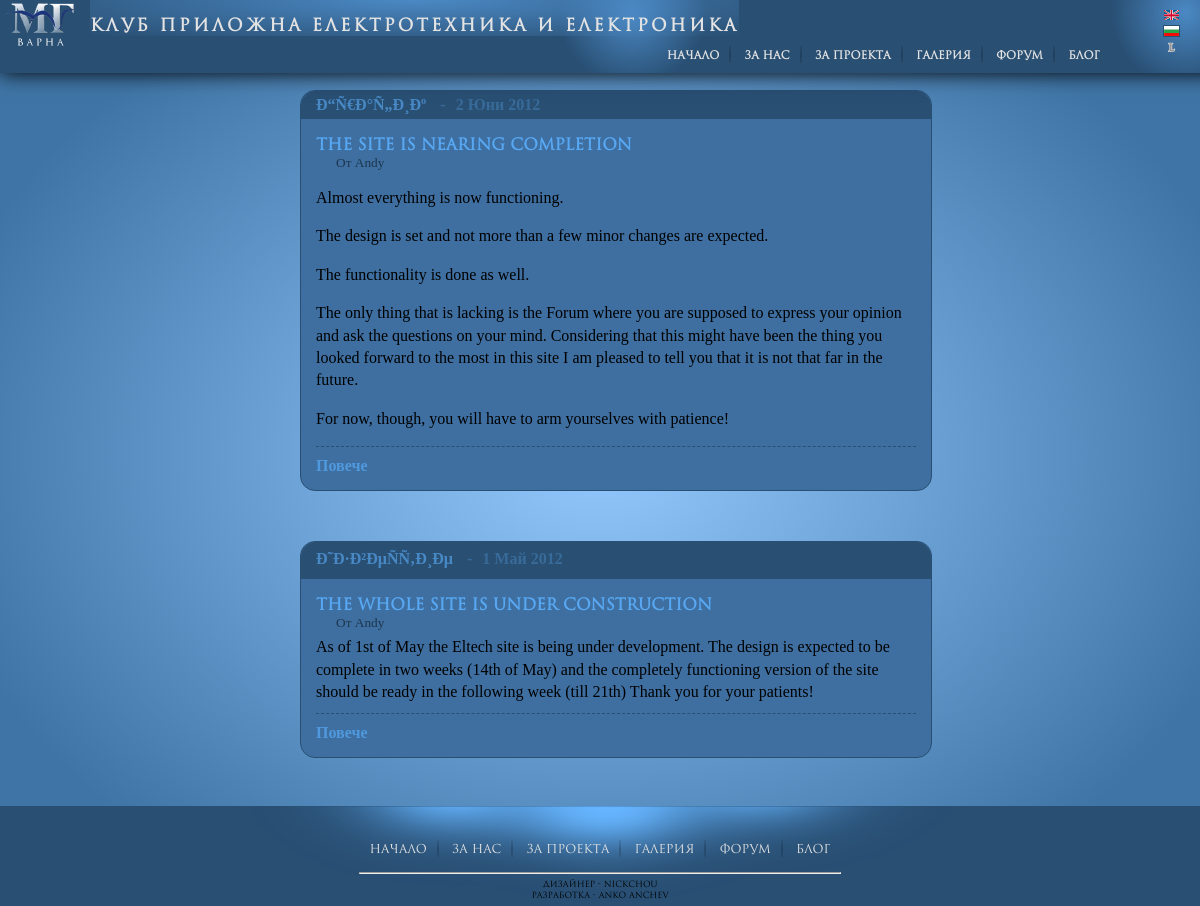
Screenshot of /blog.php with the database file from the repository.
### tables this page shows
CREATE TABLE IF NOT EXISTS `blog` (
  `BID` mediumint(9) NOT NULL,
  `Title` varchar(150) NOT NULL,
  `Author` varchar(100) NOT NULL,
  `Contents` text NOT NULL,
  `Category` tinyint(4) NOT NULL DEFAULT '1',
  `Comments` int(11) NOT NULL DEFAULT '0',
  `Tags` varchar(100) DEFAULT NULL,
  `Date` timestamp NOT NULL DEFAULT CURRENT_TIMESTAMP ON UPDATE CURRENT_TIMESTAMP,
  PRIMARY KEY (`BID`)
);

CREATE TABLE IF NOT EXISTS `blog_categories` (
  `Category` tinyint(4) NOT NULL,
  `Name` varchar(100) NOT NULL,
  `BG_Name` varchar(100) NOT NULL,
  PRIMARY KEY (`Category`)
);

### mysql.php (called while the page is built, shortened)
<?php
$mysql_host = 'localhost';
$mysql_user = 'root';
$mysql_pass = 'ju44rff';
$mysql_db   = 'eltech';
function mysql_($query, $p=false){
   $q = mysql_query($query);
   if($p >= MYSQL_TABLE){
      $strict = true;
      $p = (($p>4)? $p^MYSQL_TABLE : MYSQL_BOTH);
   }else
      $strict = false;
   if(mysql_num_rows($q)>0)
      if(mysql_num_rows($q)==1)
         if(mysql_num_fields($q)==1)
            return
               $strict?
                  array(array( mysql_result($q, 0, 0) ))
                  :            mysql_result($q, 0, 0);
         else
            return
               $strict?
                  array( mysql_fetch_array($q, $p) )
                  :      mysql_fetch_array($q, $p);
      else{
         while($r = mysql_fetch_array($q, $p))
            $a[] = $r;
         return $a;
      }
   else
      return false;
}
?>

### blog.php (the view, shortened to what this page needs)
<?php
include "mysql.php";
include_once "wrapper.frame.php";
function translate($str){
   $en = array();
   $bg = array();
      $en[] = 'January'; $bg[] = 'Януари';
      $en[] = 'February'; $bg[] = 'Февруари';
      $en[] = 'March'; $bg[] = 'Март';
      $en[] = 'April'; $bg[] = 'Април';
      $en[] = 'May'; $bg[] = 'Май';
      $en[] = 'June'; $bg[] = 'Юни';
      $en[] = 'July'; $bg[] = 'Юли';
      $en[] = 'August'; $bg[] = 'Август';
      $en[] = 'September'; $bg[] = 'Септември';
      $en[] = 'October'; $bg[] = 'Октомври';
      $en[] = 'November'; $bg[] = 'Ноември';
      $en[] = 'December'; $bg[] = 'Декември';
   return str_replace($en, $bg, $str);
}
$sql  = "SELECT ";
$sql .= "a.BID as BID, a.Title as title, a.Author as author, b.BG_Name as category, a.Date as date, a.Contents as contents, a.Comments as comments, a.Tags as tags ";
$sql .= "FROM blog as a, blog_categories as b ";
$sql .= "WHERE a.Category = b.Category ";
$sql .= "ORDER BY date DESC";
$articles = mysql_($sql, MYSQL_ASSOC|MYSQL_TABLE);
   echo '<html>'."\n";
   echo '<head>'."\n";
   echo "\n", wrapper_frame_head('   '), "\n";
   echo '</head>'."\n";
   echo '<body>'."\n";
   $pad = '';
   echo "\n", wrapper_frame_header($pad), "\n";
   echo "\n".$pad.'<div class="contents">'."\n\n";
   $pad .= '   ';
      $pad .= '   ';
      $pad = substr($pad, 0, -3);
      echo $pad.'<div class="articles">'."\n\n";
      $pad .= '   ';
      foreach($articles as $article){
         echo $pad.'<div class="article">'."\n";
         echo $pad.'   <div class="top">'."\n";
         echo $pad.'      <div class="category">'.ucfirst(strtolower($article['category'])).'</div>'."\n";
         echo $pad.'      <div class="date">'.translate(date_format(date_create($article['date']), 'j F Y')).'</div>'."\n";
         echo $pad.'   </div>'."\n";
         echo $pad.'   <div>'."\n";
         echo $pad.'      <div class="header">'.$article['title'].'</div>'."\n";
         echo $pad.'      <div class="author"><a href="?search&user='.strtolower($article['author']).'">'.$article['author'].'</a></div>'."\n";
         echo $pad.'      <div class="content">'."\n";
         echo $pad.'         '.join("\n".$pad."         ", explode("\n", $article['contents']))."\n";
         echo $pad.'      </div>'."\n";
         echo $pad.'      <div class="continue">'."\n";
         echo $pad.'         <a href="?article='.$article['BID'].'">Повече</a>'."\n";
         echo $pad.'      </div>'."\n";
         echo $pad.'   </div>'."\n";
         echo $pad.'</div>'."\n";
      }
      $pad = substr($pad, 0, -3);
      echo "\n".$pad.'</div>'."\n";
   $pad = substr($pad, 0, -3);
   echo "\n".$pad.'</div>'."\n\n";
   echo "\n", wrapper_frame_footer($pad), "\n";
   echo '</body>'."\n";
   echo '</html>'."\n";
?>

### master.css (style rules this page uses)
body { padding: 0px; margin: 0px; font-family: Minion Pro; font-size: 16px; }
body { padding-top: 60px; }
a { color: inherit; text-decoration: none; }
body { background-color: #3f75a6; }
.contents { margin-top: 30px; }
.header { color: white; font-weight: bold; }

### blog.css (style rules this page uses)
body { background: -moz-radial-gradient(center center, ellipse cover, rgba(148, 201, 255, 1) 0px, rgba(61, 114, 162, 0) 80%); background: -webkit-gradient(radial, center center, 0px, center top, 100%, color-stop(0px,rgba(148, 201, 255, 1)), color-stop(80%,rgba(61, 114, 162, 0))); background: -webkit-radial-gradient(center center, ellipse cover, rgba(148, 201, 255, 1) 0px,rgba(61, 114, 162, 0) 80%); background: -o-radial-gradient(center center, ellipse cover, rgba(148, 201, 255, 1) 0px,rgba(61, 114, 162, 0) 80%); background: -ms-radial-gradient(center center, ellipse cover, rgba(148, 201, 255, 1) 0px,rgba(61, 114, 162, 0) 80%); background: radial-gradient(center center, ellipse cover, rgba(148, 201, 255, 1) 0px,rgba(61, 114, 162, 0) 80%); background-attachment: fixed; background-color: #3f75a6; }
.header { font-family: Romul; font-size: 1em; }
.article { margin-left: 10%; margin-bottom: 50px; width: 50%; border: 1px solid #294F73; border-radius: 15px; padding: 15px; background-color: #3E6FA0; }
.article .top { background-color: #294F73; border-top-left-radius: 15px; border-top-right-radius: 15px; padding: 5px 15px; margin: -15px -15px 15px; }
.article .top>* { display: inline-block; }
.article .category { color: #4889C5; font-weight: bold; }
.article .date { color: #386B99; font-weight: bold; }
.article .top>*:not(:first-of-type):before { content: '-'; margin: 0px 10px; }
.article .header { font-weight: bold; color: #58A8F3; }
.article .author { color: #1D364E; font-size: smaller; margin-left: 20px; margin-bottom: 5px; }
.article .author:before { content: 'By '; }
.article .content { margin-bottom: 10px; line-height: 1.4em; }
.article .continue { color: #5099DE; font-weight: bold; }
.article .continue { border-top: 1px dashed #294F73; margin-top: 10px; padding-top: 10px; }
.article { margin-left: 25%; }

### rows the page displays
blog: blog_categories.BG_Name "Ð“Ñ€Ð°Ñ„Ð¸Ðº", Title "The site is nearing completion", Author "Andy", Contents "Almost everything is now functioning. The design is set and not more than a few minor changes are expected. The functionality is done as well. The only thing that is lacking is the Forum where you are supposed to express your opinion and ask the questions on your mind. Considering that this might have been the thing you looked forward to the most in this site I am pleased to tell you that it is not that far in the future. For now, though, you will have to arm yourselves with patience!"
blog: blog_categories.BG_Name "Ð˜Ð·Ð²ÐµÑÑ‚Ð¸Ðµ", Title "The whole site is under construction", Author "Andy", Contents "As of 1st of May the Eltech site is being under development. The design is expected to be complete in two weeks (14th of May) and the completely functioning version of the site should be ready in the following week (till 21th) Thank you for your patients!"
